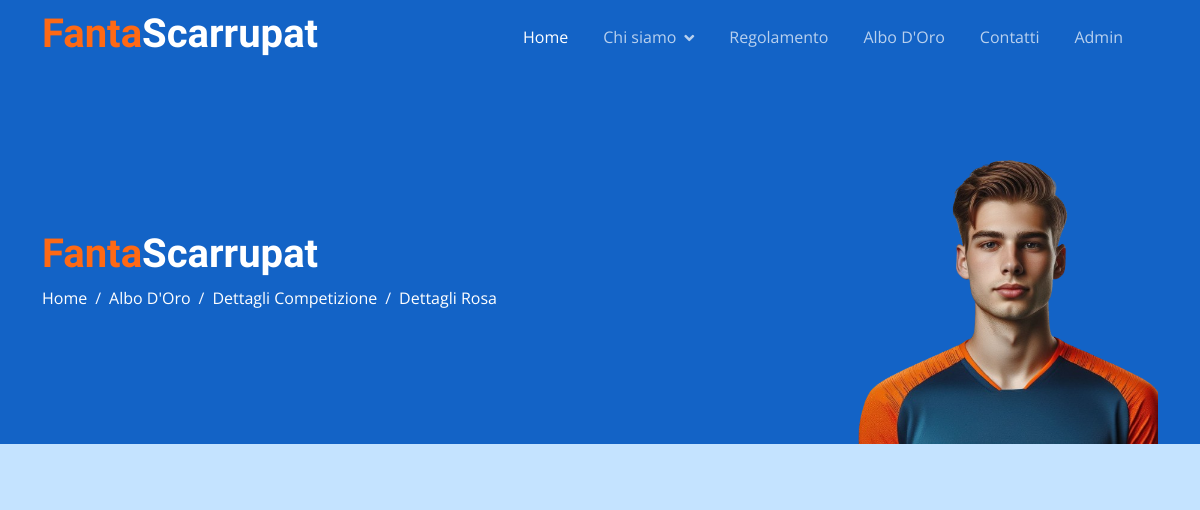
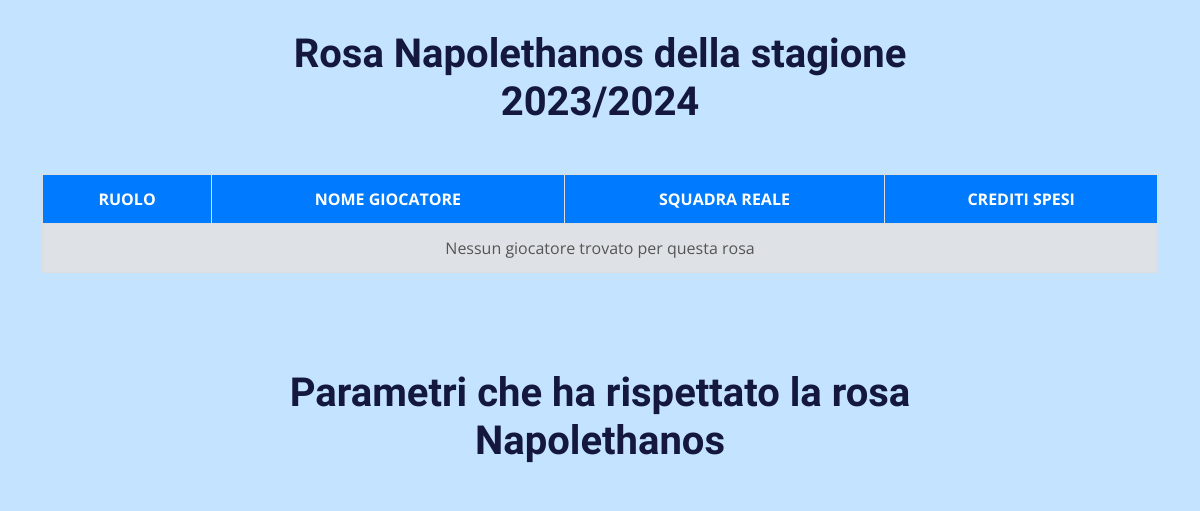
The page /dettagliRose.php?nome_fantasquadra=Napolethanos&anno=2024 (upper part) on the database as committed earlier (2 pictures, top to bottom).
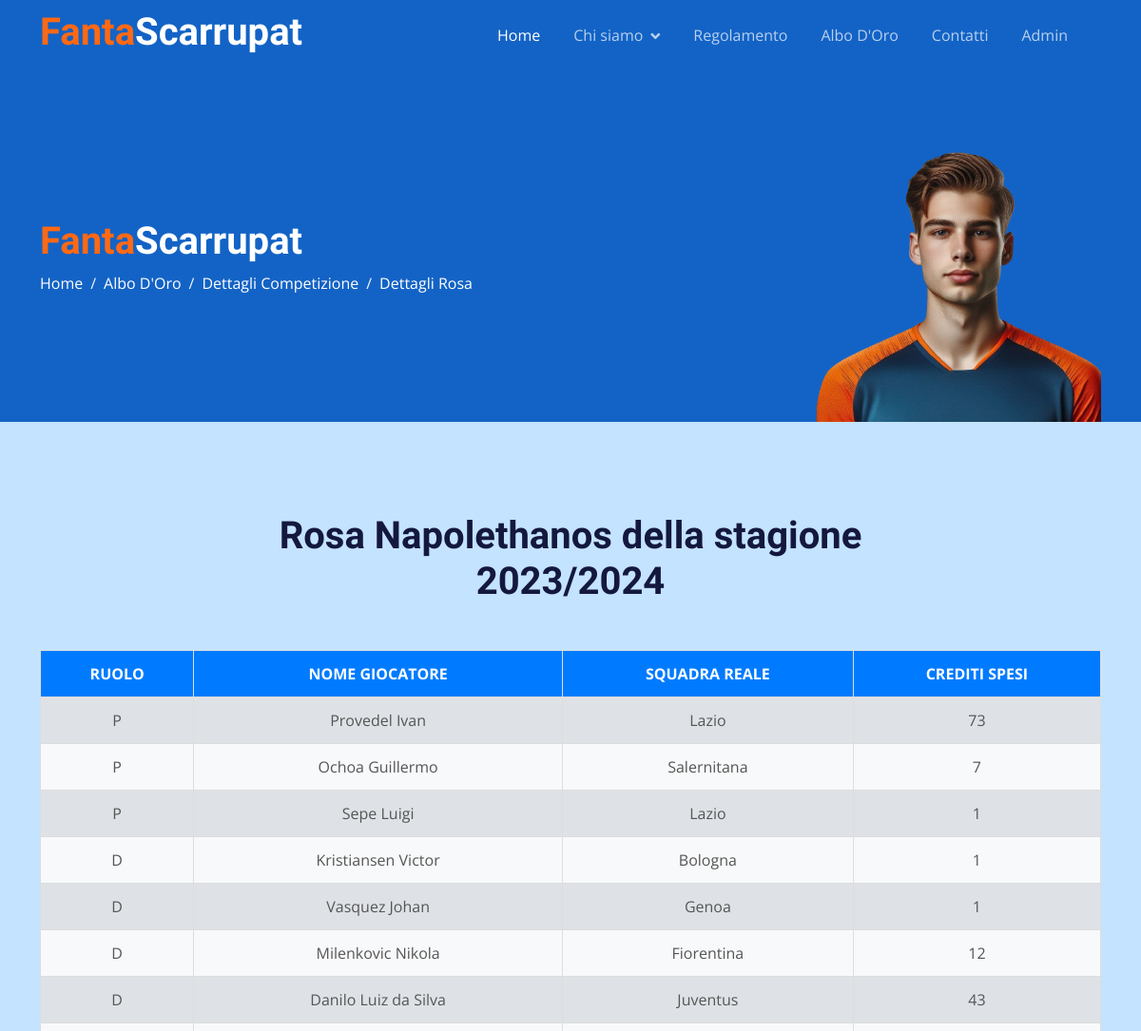
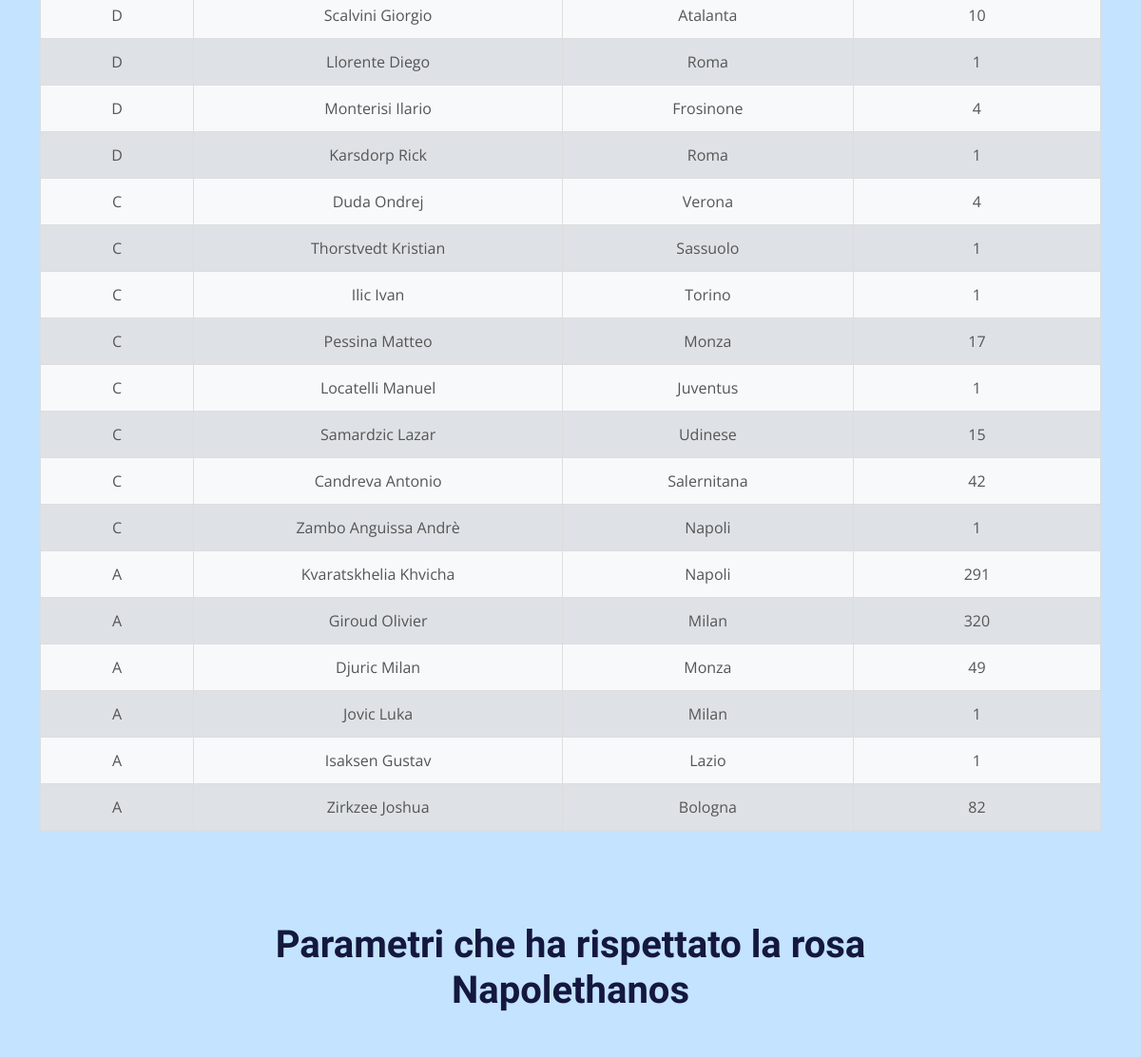
The same page on the database as committed later (2 pictures, top to bottom).
### tables this page shows
CREATE TABLE IF NOT EXISTS `dettagli_rosa` (
                                             `id_rosa` int NOT NULL,
                                             `id_giocatore` int NOT NULL,
                                             `crediti_pagati` int NOT NULL,
                                             PRIMARY KEY (`id_rosa`,`id_giocatore`),
  KEY `id_rosa` (`id_rosa`),
  KEY `id_giocatore` (`id_giocatore`)
  );

CREATE TABLE IF NOT EXISTS `giocatore` (
                                         `id_giocatore` int NOT NULL AUTO_INCREMENT,
                                         `codice_fantacalcio` int NOT NULL,
                                         `nome_giocatore` varchar(100) NOT NULL,
  `ruolo` varchar(100) NOT NULL,
  `squadra_reale` varchar(100) NOT NULL,
  PRIMARY KEY (`id_giocatore`)
  );

### dettagliRose.php (the view, shortened to what this page needs)
<!DOCTYPE html>
<html lang="en">
<head>
    <link href="https://cdnjs.cloudflare.com/ajax/libs/font-awesome/5.10.0/css/all.min.css" rel="stylesheet">
    <link href="https://cdn.jsdelivr.net/npm/bootstrap-icons@1.4.1/font/bootstrap-icons.css" rel="stylesheet">
    <link href="lib/animate/animate.min.css" rel="stylesheet">
    <link href="lib/owlcarousel/assets/owl.carousel.min.css" rel="stylesheet">
    <link href="css/bootstrap.min.css" rel="stylesheet">
    <link href="css/style.css" rel="stylesheet">
    <link href="css/ClassificaCompetizione.css" rel="stylesheet">
</head>
<body>
    <?php
      $nome_fantasquadra = $_GET['nome_fantasquadra'];
      $anno = $_GET['anno'];
      include 'php/contVisual.php';
    ?>
    <div class="container-fluid pt-5 bg-primary hero-header">
        <div class="container pt-5">
            <div class="row g-5 pt-5">
                <div class="col-lg-6 align-self-center text-center text-lg-start mb-lg-5">
                    <h1><span class="text-color1">Fanta</span><span class="text-color2">Scarrupat</span></h1>
                    <nav aria-label="breadcrumb">
                        <ol class="breadcrumb justify-content-center justify-content-lg-start mb-0">
                          <li class="breadcrumb-item"><a class="text-white" href="index.php">Home</a></li>
                          <li class="breadcrumb-item"><a class="text-white" href="alboDOro.php">Albo D'Oro</a></li>
                          <li class="breadcrumb-item"><a class="text-white" href="dettagliCompetizione.php">Dettagli Competizione</a></li>
                          <li class="breadcrumb-item text-white active" aria-current="page">Dettagli Rosa</li>
                        </ol>
                    </nav>
                </div>
                <div class="col-lg-6 align-self-end text-center text-lg-end">
                    <img class="img-fluid" src="img/player_mezzo_busto.png" alt="" style="max-height: 300px;">
                </div>
            </div>
        </div>
    </div>
    <div class="container-fluid destination py-5">
      <div class="container py-5">
        <div class="mx-auto text-center mb-5" style="max-width: 900px;">
          <div class="text-center mx-auto mb-5 wow fadeInUp" data-wow-delay="0.1s" style="max-width: 700px;">
            <h1 class="display-6 mb-5">Rosa <?php echo $nome_fantasquadra, " della stagione ", $anno-1, "/", $anno?></h1>
          </div>
        </div>
        <div class="row">
          <div class="col-md-12">
            <div class="table-responsive">
              <table class="classifica-table">
                <thead>
                <tr>
                  <th>Ruolo</th>
                  <th>Nome Giocatore</th>
                  <th>Squadra Reale</th>
                  <th>Crediti Spesi</th>
                </tr>
                </thead>
                <tbody>
                <?php
                  $query = "SELECT R.nome_fantasquadra, D.crediti_pagati, G.nome_giocatore, G.squadra_reale, G.ruolo
                                  FROM rosa AS R, giocatore AS G, dettagli_rosa AS D
                                  WHERE D.id_giocatore = G.id_giocatore
                                  AND R.id_rosa = D.id_rosa
                                  AND R.nome_fantasquadra = '$nome_fantasquadra'
                                  AND R.anno = '$anno'
                                  ORDER BY G.ruolo DESC";
                  $result = $conn->query($query);
                  if ($result->num_rows > 0) {
                    while ($row = $result->fetch_assoc()) {
                ?>
                      <tr>
                        <td><?php echo $row['ruolo']; ?></td>
                        <td><?php echo $row['nome_giocatore']; ?></td>
                        <td><?php echo $row['squadra_reale']; ?></td>
                        <td><?php echo $row['crediti_pagati']; ?></td>
                      </tr>
                <?php
                    }
                  } else {
                    ?>
                    <tr>
                      <td colspan="4"><?php echo "Nessun giocatore trovato per questa rosa"; ?></td>
                    </tr>
                  <?php                  }
                ?>
                </tbody>
              </table>
            </div>
          </div>
        </div>
      </div>
      <div class="container py-5">
        <div class="mx-auto text-center mb-5" style="max-width: 900px;">
          <div class="text-center mx-auto mb-5 wow fadeInUp" data-wow-delay="0.1s" style="max-width: 700px;">
            <h1 class="display-6 mb-5">Parametri che ha rispettato la rosa <?php echo $nome_fantasquadra?></h1>
          </div>
        </div>
      </div>
    </div>
</body>
</html>

Rows that differ between the two databases and show on the page:
added dettagli_rosa: id_giocatore.ruolo "P", id_giocatore.nome_giocatore "Provedel Ivan", id_giocatore.squadra_reale "Lazio", crediti_pagati "73"
added dettagli_rosa: id_giocatore.ruolo "P", id_giocatore.nome_giocatore "Ochoa Guillermo", id_giocatore.squadra_reale "Salernitana", crediti_pagati "7"
added dettagli_rosa: id_giocatore.ruolo "P", id_giocatore.nome_giocatore "Sepe Luigi", id_giocatore.squadra_reale "Lazio", crediti_pagati "1"
added dettagli_rosa: id_giocatore.ruolo "D", id_giocatore.nome_giocatore "Kristiansen Victor", id_giocatore.squadra_reale "Bologna", crediti_pagati "1"
added dettagli_rosa: id_giocatore.ruolo "D", id_giocatore.nome_giocatore "Vasquez Johan", id_giocatore.squadra_reale "Genoa", crediti_pagati "1"
added dettagli_rosa: id_giocatore.ruolo "D", id_giocatore.nome_giocatore "Milenkovic Nikola", id_giocatore.squadra_reale "Fiorentina", crediti_pagati "12"
added dettagli_rosa: id_giocatore.ruolo "D", id_giocatore.nome_giocatore "Danilo Luiz da Silva", id_giocatore.squadra_reale "Juventus", crediti_pagati "43"
added dettagli_rosa: id_giocatore.ruolo "D", id_giocatore.nome_giocatore "Scalvini Giorgio", id_giocatore.squadra_reale "Atalanta", crediti_pagati "10"
added dettagli_rosa: id_giocatore.ruolo "D", id_giocatore.nome_giocatore "Llorente Diego", id_giocatore.squadra_reale "Roma", crediti_pagati "1"
added dettagli_rosa: id_giocatore.ruolo "D", id_giocatore.nome_giocatore "Monterisi Ilario", id_giocatore.squadra_reale "Frosinone", crediti_pagati "4"
added dettagli_rosa: id_giocatore.ruolo "D", id_giocatore.nome_giocatore "Karsdorp Rick", id_giocatore.squadra_reale "Roma", crediti_pagati "1"
added dettagli_rosa: id_giocatore.ruolo "C", id_giocatore.nome_giocatore "Duda Ondrej", id_giocatore.squadra_reale "Verona", crediti_pagati "4"
added dettagli_rosa: id_giocatore.ruolo "C", id_giocatore.nome_giocatore "Thorstvedt Kristian", id_giocatore.squadra_reale "Sassuolo", crediti_pagati "1"
added dettagli_rosa: id_giocatore.ruolo "C", id_giocatore.nome_giocatore "Ilic Ivan", id_giocatore.squadra_reale "Torino", crediti_pagati "1"
added dettagli_rosa: id_giocatore.ruolo "C", id_giocatore.nome_giocatore "Pessina Matteo", id_giocatore.squadra_reale "Monza", crediti_pagati "17"
added dettagli_rosa: id_giocatore.ruolo "C", id_giocatore.nome_giocatore "Locatelli Manuel", id_giocatore.squadra_reale "Juventus", crediti_pagati "1"
added dettagli_rosa: id_giocatore.ruolo "C", id_giocatore.nome_giocatore "Samardzic Lazar", id_giocatore.squadra_reale "Udinese", crediti_pagati "15"
added dettagli_rosa: id_giocatore.ruolo "C", id_giocatore.nome_giocatore "Candreva Antonio", id_giocatore.squadra_reale "Salernitana", crediti_pagati "42"
added dettagli_rosa: id_giocatore.ruolo "C", id_giocatore.nome_giocatore "Zambo Anguissa Andrè", id_giocatore.squadra_reale "Napoli", crediti_pagati "1"
added dettagli_rosa: id_giocatore.ruolo "A", id_giocatore.nome_giocatore "Kvaratskhelia Khvicha", id_giocatore.squadra_reale "Napoli", crediti_pagati "291"
added dettagli_rosa: id_giocatore.ruolo "A", id_giocatore.nome_giocatore "Giroud Olivier", id_giocatore.squadra_reale "Milan", crediti_pagati "320"
added dettagli_rosa: id_giocatore.ruolo "A", id_giocatore.nome_giocatore "Djuric Milan", id_giocatore.squadra_reale "Monza", crediti_pagati "49"
added dettagli_rosa: id_giocatore.ruolo "A", id_giocatore.nome_giocatore "Jovic Luka", id_giocatore.squadra_reale "Milan", crediti_pagati "1"
added dettagli_rosa: id_giocatore.ruolo "A", id_giocatore.nome_giocatore "Isaksen Gustav", id_giocatore.squadra_reale "Lazio", crediti_pagati "1"
added dettagli_rosa: id_giocatore.ruolo "A", id_giocatore.nome_giocatore "Zirkzee Joshua", id_giocatore.squadra_reale "Bologna", crediti_pagati "82"
Other text that changed with them:
text no longer shown: "Nessun giocatore trovato per questa rosa"
